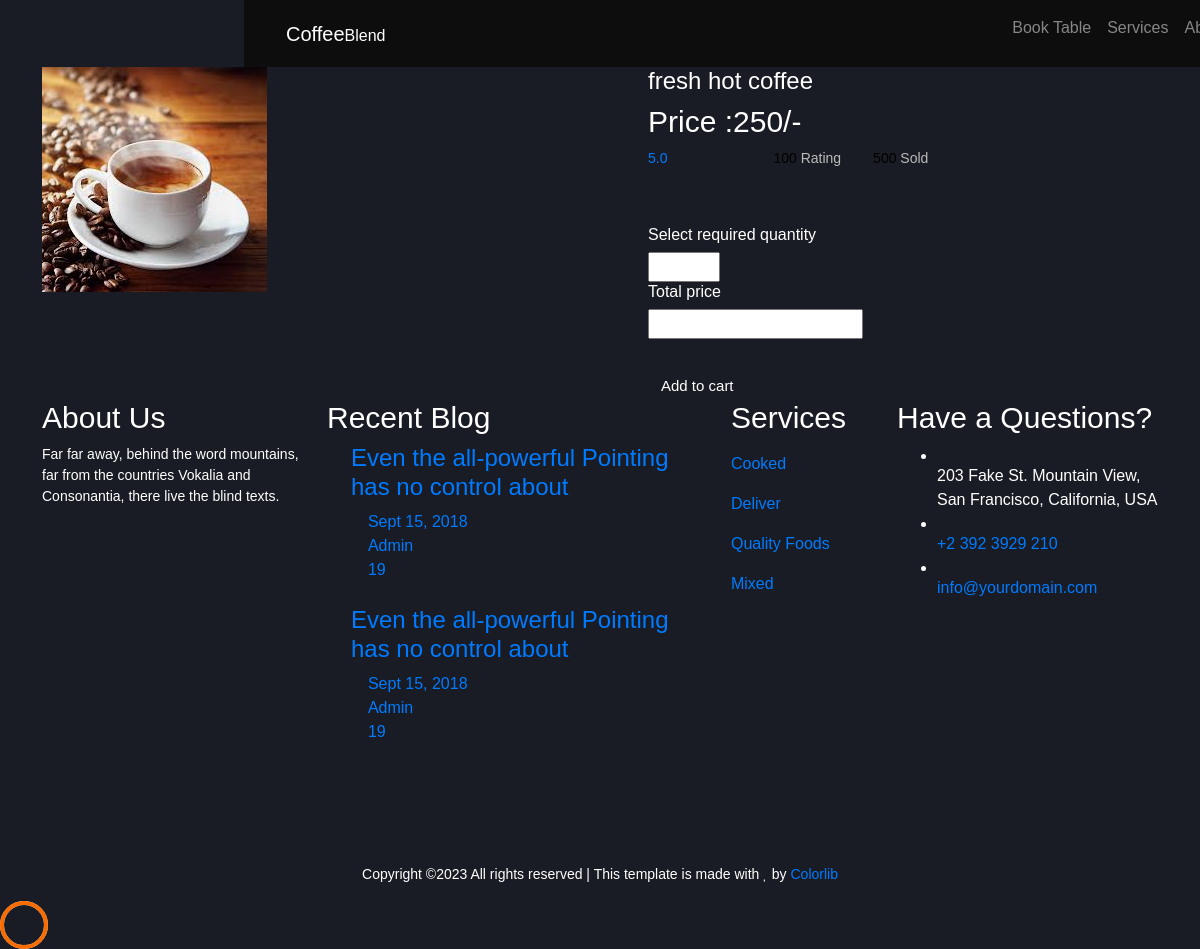
Page /Webapp/prdpage/4/ on the committed database.
### myAPP/models.py (models this page shows)
class prodb(models.Model):
    Category_Name = models.CharField(max_length=30, null=True, blank=True)
    Product_Name = models.CharField(max_length=30, null=True, blank=True)
    Product_Price = models.IntegerField(null=True, blank=True)
    Quantity = models.IntegerField(null=True,blank=True)
    Description = models.CharField(max_length=30, null=True, blank=True)
    Image = models.ImageField(upload_to="profile", null=True, blank=True)

### Webapp/views.py (the view)
# urls.py: path('prdpage/<int:dataid>/', views.prdpage, name='prdpage'),
def prdpage(request,dataid):
    data = prodb.objects.get(id=dataid)
    da = regdb.objects.all()
    return render(request,"pdetails.html",{'dat':data,'da':da})

### Webapp/Templates/pdetails.html (shortened to what this page needs)
<!DOCTYPE html>
{% load static %}
<html lang="en">
  <head>
    <link rel="stylesheet" href="{%  static 'css/open-iconic-bootstrap.min.css' %}">
    <link rel="stylesheet" href="{%  static 'css/animate.css' %}">
    <link rel="stylesheet" href="{%  static 'css/owl.carousel.min.css' %}">
    <link rel="stylesheet" href="{%  static 'css/owl.theme.default.min.css' %}">
    <link rel="stylesheet" href="{%  static 'css/magnific-popup.css' %}">
    <link rel="stylesheet" href="{%  static 'css/aos.css' %}">
    <link rel="stylesheet" href="{%  static 'css/ionicons.min.css' %}">
    <link rel="stylesheet" href="{%  static 'css/bootstrap-datepicker.css' %}">
    <link rel="stylesheet" href="{%  static 'css/jquery.timepicker.css' %}">
    <link rel="stylesheet" href="{%  static 'css/flaticon.css' %}">
    <link rel="stylesheet" href="{%  static 'css/icomoon.css' %}">
    <link rel="stylesheet" href="{%  static 'css/style.css' %}">
  </head>
  <body>
  	<nav class="navbar navbar-expand-lg navbar-dark ftco_navbar bg-dark ftco-navbar-light" id="ftco-navbar">
	    <div class="container">
	      <a class="navbar-brand" href="index.html">Coffee<small>Blend</small></a>
	      <div class="collapse navbar-collapse" id="ftco-nav">
	        <ul class="navbar-nav ml-auto">
	          <li class="nav-item"><a href="menu.html" class="nav-link">Book Table</a></li>
	          <li class="nav-item"><a href="services.html" class="nav-link">Services</a></li>
	          <li class="nav-item"><a href="about.html" class="nav-link">About</a></li>
	        </ul>
	      </div>
		  </div>
	  </nav>
<section class="ftco-section">
    	<div class="container">
			<form>
    		<div class="row">
    			<div class="col-lg-6 mb-5 ftco-animate">
    				<a href="images/product-1.jpg" class="image-popup"><img src="{{dat.Image.url}}" class="img-fluid" alt="Colorlib Template"></a>
    			</div>
    			<div class="col-lg-6 product-details pl-md-5 ftco-animate">
    				<h3>{{dat.Product_Name}}</h3>
					 <h2>Price :{{dat.Product_Price}}/-</h2>
    				<div class="rating d-flex">
							<p class="text-left mr-4">
								<a href="#" class="mr-2">5.0</a>
								<a href="#"><span class="ion-ios-star-outline"></span></a>
								<a href="#"><span class="ion-ios-star-outline"></span></a>
								<a href="#"><span class="ion-ios-star-outline"></span></a>
								<a href="#"><span class="ion-ios-star-outline"></span></a>
								<a href="#"><span class="ion-ios-star-outline"></span></a>
							</p>
							<p class="text-left mr-4">
								<a href="#" class="mr-2" style="color: #000;">100 <span style="color: #bbb;">Rating</span></a>
							</p>
							<p class="text-left">
								<a href="#" class="mr-2" style="color: #000;">500 <span style="color: #bbb;">Sold</span></a>
							</p>
						</div>
						<div class="row mt-4">
							<div class="col-md-6">
							</div>
							<div class="input-group col-md-6 d-flex mb-3">
							<h5 class="text-left">Select required quantity</h5>
	             	<input type="number" id="qty" name="qty"   min="1" max="100" >
	             	<br>
                <div class="form-group">
					<h5 class="text-left"> Total price</h5>
	                  <input type="text"  name="totalprice" id="totalprice" required="">
	                </div>
	          	</div>
          	</div>
          	<button class="btn" type="submit" formaction="{% url 'loginpage' %}"> Add to cart</button>
    			</div>
    		</div>
          </form>
    	</div>
    </section>
    <footer class="ftco-footer ftco-section img">
      <div class="container">
        <div class="row mb-5">
          <div class="col-lg-3 col-md-6 mb-5 mb-md-5">
            <div class="ftco-footer-widget mb-4">
              <h2 class="ftco-heading-2">About Us</h2>
              <p>Far far away, behind the word mountains, far from the countries Vokalia and Consonantia, there live the blind texts.</p>
              <ul class="ftco-footer-social list-unstyled float-md-left float-lft mt-5">
                <li class="ftco-animate"><a href="#"><span class="icon-twitter"></span></a></li>
                <li class="ftco-animate"><a href="#"><span class="icon-facebook"></span></a></li>
                <li class="ftco-animate"><a href="#"><span class="icon-instagram"></span></a></li>
              </ul>
            </div>
          </div>
          <div class="col-lg-4 col-md-6 mb-5 mb-md-5">
            <div class="ftco-footer-widget mb-4">
              <h2 class="ftco-heading-2">Recent Blog</h2>
              <div class="block-21 mb-4 d-flex">
                <div class="text">
                  <h3 class="heading"><a href="#">Even the all-powerful Pointing has no control about</a></h3>
                  <div class="meta">
                    <div><a href="#"><span class="icon-calendar"></span> Sept 15, 2018</a></div>
                    <div><a href="#"><span class="icon-person"></span> Admin</a></div>
                    <div><a href="#"><span class="icon-chat"></span> 19</a></div>
                  </div>
                </div>
              </div>
              <div class="block-21 mb-4 d-flex">
                <div class="text">
                  <h3 class="heading"><a href="#">Even the all-powerful Pointing has no control about</a></h3>
                  <div class="meta">
                    <div><a href="#"><span class="icon-calendar"></span> Sept 15, 2018</a></div>
                    <div><a href="#"><span class="icon-person"></span> Admin</a></div>
                    <div><a href="#"><span class="icon-chat"></span> 19</a></div>
                  </div>
                </div>
              </div>
            </div>
          </div>
          <div class="col-lg-2 col-md-6 mb-5 mb-md-5">
             <div class="ftco-footer-widget mb-4 ml-md-4">
              <h2 class="ftco-heading-2">Services</h2>
              <ul class="list-unstyled">
                <li><a href="#" class="py-2 d-block">Cooked</a></li>
                <li><a href="#" class="py-2 d-block">Deliver</a></li>
                <li><a href="#" class="py-2 d-block">Quality Foods</a></li>
                <li><a href="#" class="py-2 d-block">Mixed</a></li>
              </ul>
            </div>
          </div>
          <div class="col-lg-3 col-md-6 mb-5 mb-md-5">
            <div class="ftco-footer-widget mb-4">
            	<h2 class="ftco-heading-2">Have a Questions?</h2>
            	<div class="block-23 mb-3">
	              <ul>
	                <li><span class="icon icon-map-marker"></span><span class="text">203 Fake St. Mountain View, San Francisco, California, USA</span></li>
	                <li><a href="#"><span class="icon icon-phone"></span><span class="text">+2 392 3929 210</span></a></li>
	                <li><a href="#"><span class="icon icon-envelope"></span><span class="text">info@yourdomain.com</span></a></li>
	              </ul>
	            </div>
            </div>
          </div>
        </div>
        <div class="row">
          <div class="col-md-12 text-center">
            <p>
  Copyright &copy;<script>document.write(new Date().getFullYear());</script> All rights reserved | This template is made with <i class="icon-heart" aria-hidden="true"></i> by <a href="https://colorlib.com" target="_blank">Colorlib</a>
  </p>
          </div>
        </div>
      </div>
    </footer>
  <div id="ftco-loader" class="show fullscreen"><svg class="circular" width="48px" height="48px"><circle class="path-bg" cx="24" cy="24" r="22" fill="none" stroke-width="4" stroke="#eeeeee"/><circle class="path" cx="24" cy="24" r="22" fill="none" stroke-width="4" stroke-miterlimit="10" stroke="#F96D00"/></svg></div>
  </body>
</html>

### Webapp/static/assets/css/icomoon.css (style rules this page uses)
[class^="icon-"], [class*=" icon-"] { font-family: 'icomoon' !important; speak: none; font-style: normal; font-weight: normal; font-variant: normal; text-transform: none; line-height: 1; -webkit-font-smoothing: antialiased; -moz-osx-font-smoothing: grayscale; }
.icon-heart:before { content: "\f004"; }
.icon-map-marker:before { content: "\f041"; }
.icon-calendar:before { content: "\f073"; }
.icon-phone:before { content: "\f095"; }
.icon-twitter:before { content: "\f099"; }
.icon-facebook:before { content: "\f09a"; }
.icon-envelope:before { content: "\f0e0"; }
.icon-instagram:before { content: "\f16d"; }
.icon-chat:before { content: "\e0b7"; }
.icon-person:before { content: "\e7fd"; }

### rows in the picture
prodb: Image (picture), Product_Name "fresh hot coffee", Product_Price "250"
